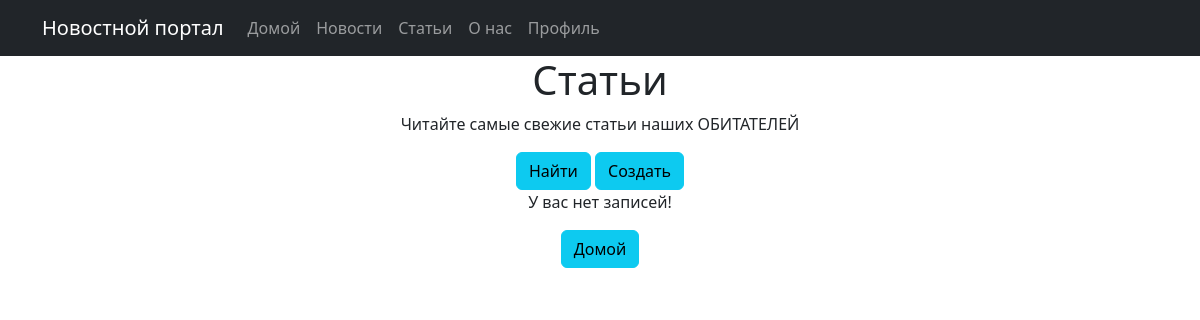
/articles/, run on an earlier commit of the app's database.
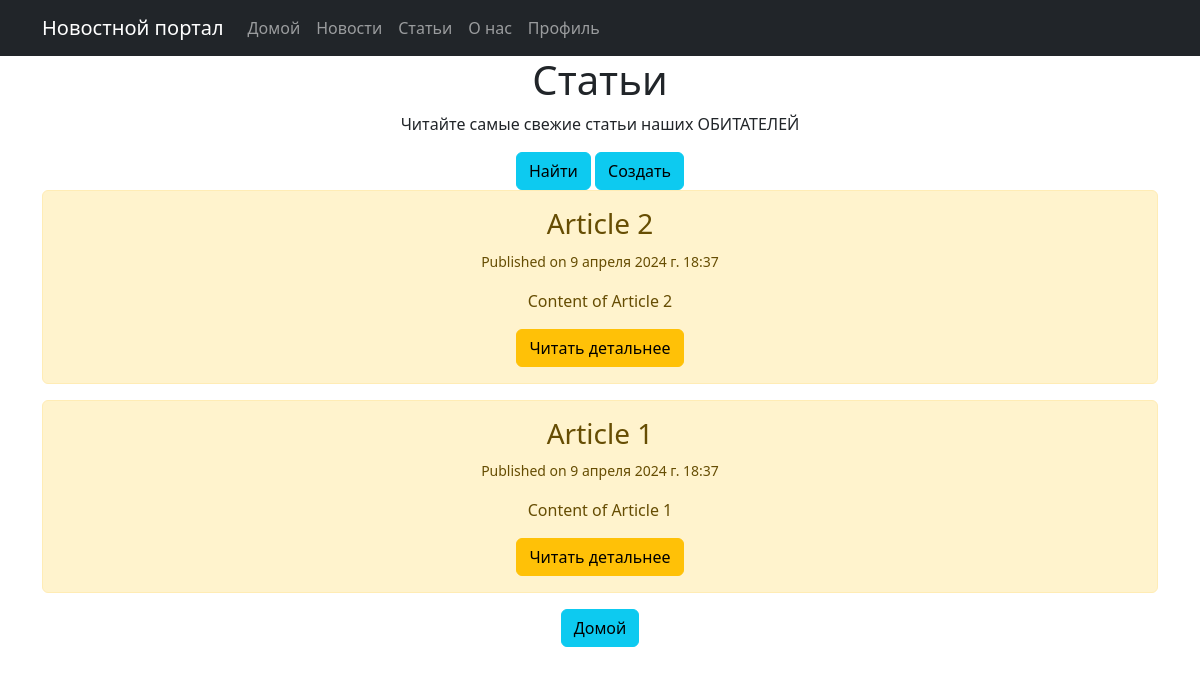
And on a later commit of the database.
### news/models.py (models this page shows, shortened)
class Post(models.Model):
    author = models.ForeignKey(Author, on_delete=models.CASCADE, verbose_name='Автор')
    TYPES = (
        ('N', 'News'),
        ('A', 'Article'),
    )
    type = models.CharField(max_length=20, choices=TYPES, verbose_name='Тип поста')
    created_at = models.DateTimeField(auto_now_add=True, verbose_name='Дата создания')
    categories = models.ManyToManyField(Category, through='PostCategory', verbose_name='Категории')
    title = models.CharField(max_length=255, verbose_name='Заголовок')
    text = models.TextField(verbose_name='Текст')
    rating = models.IntegerField(default=0, verbose_name='Рейтинг')

### news/views.py (the view)
# urls.py: path('articles/', articles_home, name='articles_home'),
def articles_home(request):
    articles = Post.objects.filter(type='A').order_by('-created_at')
    paginator = Paginator(articles, 10)  # преобразовать в число
    page = request.GET.get('page')
    articles = paginator.get_page(page)
    return render(request, 'articles/articles_home.html', {'articles': articles})

### news/templatetags/custom_filters.py (called while the page is built)
def censor(value):
    unwanted_words = ['редиска', 'сука', 'блять', 'хуй']
    for word in unwanted_words:
        value = value.replace(word, '*' * len(word))
    return value

### news/templates/articles/articles_home.html (shortened to what this page needs)
{% extends 'main/default.html' %}
{% load custom_filters %}
{% block content %}
<div class="feature">
    <h1>Статьи</h1>
    <p>Читайте самые свежие статьи наших ОБИТАТЕЛЕЙ</p>
    <a href="{% url 'articles_search'%}" class="btn btn-info">Найти</a>
    <a href="{% url 'articles_create'%}" class="btn btn-info">Создать</a>
    {% if articles %}
        {% for el in articles %}
        <div class="alert alert-warning">
            <h3>{{ el.title|censor }} </h3>
            <p><small>Published on {{ el.created_at }}</small></p>
            <p>{{ el.text|truncatechars:20|censor }}</p>
            <a href="{% url 'articles_detail' el.id %}" class="btn btn-warning">Читать детальнее</a>
        </div>
        {% endfor%}
    {% else %}
        <p>У вас нет записей!</p>
    {% endif %}
    <a href="{% url 'index' %}">
        <button class="btn btn-info">Домой</button>
    </a>
</div>
{% endblock %}

What changed in the data, as far as the page shows it:
added Post: title|censor "Article 2", created_at "9 апреля 2024 г. 18:37", text|censor "Content of Article 2"
added Post: title|censor "Article 1", created_at "9 апреля 2024 г. 18:37", text|censor "Content of Article 1"
Also different on the page:
text no longer shown: "У вас нет записей!"
